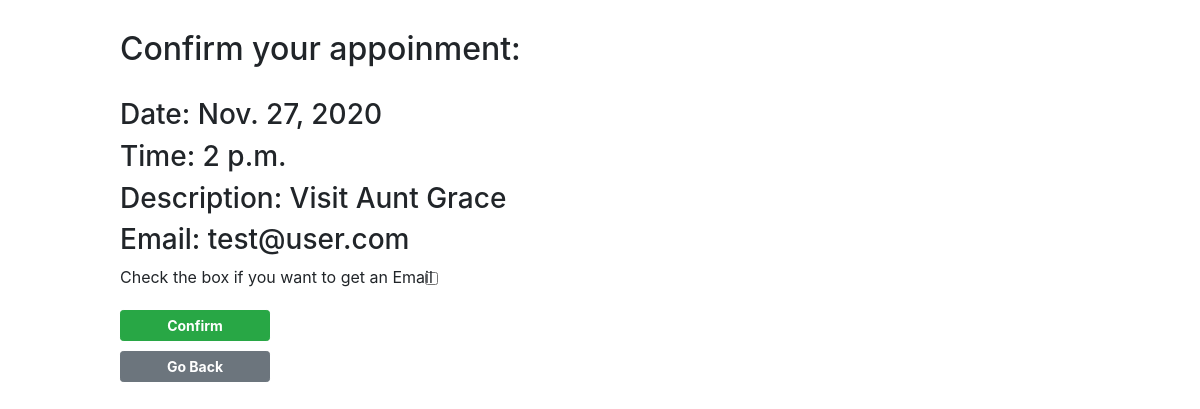
/confirm_page/1, run on the app's committed database.
### scheduling_app/models.py (models this page shows)
class Schedules(models.Model):
    description = models.CharField(max_length=255)
    date = models.DateField()
    time = models.TimeField()
    scheduler = models.ForeignKey(settings.AUTH_USER_MODEL, related_name="schedule", on_delete=models.CASCADE)
    confirm = models.BooleanField(default=False)
    created_at = models.DateTimeField(auto_now_add=True)
    updated_at = models.DateTimeField(auto_now=True)
    objects = SchedulesManager()

### scheduling_app/views.py (the view)
# urls.py: path('confirm_page/<int:id>', views.confirm_page),
def confirm_page(request, id):
    context = {
        "schedule": Schedules.objects.get(id=id)
    }
    return render(request, 'confirmation.html', context)

### scheduling_app/templates/confirmation.html (shortened to what this page needs)
<!DOCTYPE html>
<html lang="en">
<head>
    {% load static %}
    <link rel="stylesheet" href="{% static 'style.css' %}">
    <link rel="stylesheet" href="https://stackpath.bootstrapcdn.com/bootstrap/4.5.2/css/bootstrap.min.css">
</head>
<body>
  <div class="wrap">
    <div class="header">
      <h2>Confirm your appoinment:</h2>
    </div>
    <form action="/confirm/{{schedule.id}}" method="GET" class="confirm">
      <h3>Date: {{ schedule.date }}</h3>
      <h3>Time: {{ schedule.time }}</h3>
      <h3>Description: {{ schedule.description }}</h3>
      <h3>Email: {{ schedule.scheduler.email }}</h3>
      <label for="email_check">Check the box if you want to get an Email</label>
      <input type="checkbox" type="hidden" name="email_check" value="{{ schedule.scheduler.email }}">
      <button type="submit" class="btn btn-success btn-sm">Confirm</button>
    </form>
    <form action="/home" method="GET" class="back_btn">
      <button class="btn btn-secondary btn-sm">Go Back</button>
    </form>
  </div>
</body>
</html>

### scheduling_app/static/style.css (style rules this page uses)
* { margin: 0; padding: 0; }
.wrap { width: 960px; margin: auto; }
.wrap h1, .wrap h2 { margin: 30px 0 30px 0; }
input { display: block; width: 100%; height: calc(1.5em + .75rem + 2px); padding: .375rem .75rem; font-size: 1rem; font-weight: 400; line-height: 1.5; color: #495057; background-color: #fff; background-clip: padding-box; border: 1px solid #ced4da; border-radius: .25rem; transition: border-color .15s ease-in-out,box-shadow .15s ease-in-out; }
.confirm { width: 60%; }
.confirm button, .back_btn button { width: 150px; font-weight: bold; text-align: center; margin: 10px 0 0 0; }
.confirm input { width: auto; height: auto; margin: -25px 0 15px 305px; }

### data on the page
Schedules: date "Nov. 27, 2020", time "2 p.m.", description "Visit Aunt Grace", scheduler.email "test@user.com"
